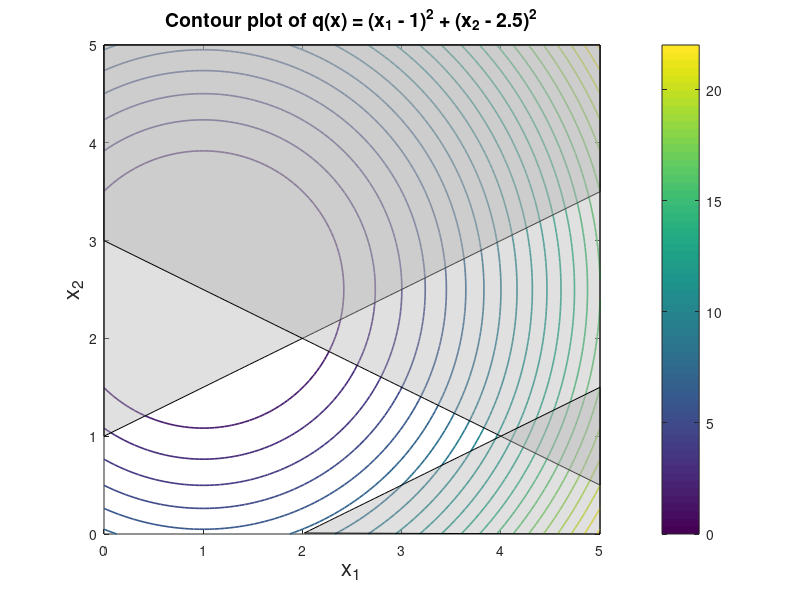

This chart was generated by the following MATLAB code: (Note: this script raises an error after producing the figure.)
 %% Problem 3 - Inequality constrained quadratic programming - Example 16.4

%Make a contour plot of the problem

x = linspace(0,5,100);
y = linspace(0,5,100);

[X,Y] = meshgrid(x,y);

Fun = @(x,y) (x-1).^2 + (y - 2.5).^2;
F = Fun(X,Y);
v = [min(min(F)):1:-2, -1. 99:0.2:2, 2.01:max(max(F))];
contour(X,Y,F,v,'linewidth',1.2);
hold on;
yc1 = (x./2 + 1);
yc2 = (-x./2 + 3);
yc3 = (x./2 - 1);
yc3_ny = yc3(yc3>0);

fill([x x(end) x(1)],[yc1 max(y) max(y)], [0.7 0.7 0.7], 'facealpha',0.4);
fill([x x(end) x(1)],[yc2 max(y) max(y)], [0.7 0.7 0.7], 'facealpha',0.4);
fill([x(yc3>0),x(end)] ,[yc3_ny, 0],[0.7 0.7 0.7], 'facealpha',0.4);
xlabel('x_{1}','fontsize',16);
ylabel('x_{2}','fontsize',16);
title('Contour plot of q(x) = (x_{1} - 1)^{2} + (x_{2} - 2.5)^{2}','fontsize',14)
colorbar;
%% Problem 3 - defining the problem

A = [1, -1, -1, 1 ,0; -2 -2 2 0 1];
b = [-2;-6;-2;0;0];
H = 2*eye(2);
g = [-2;-5];
[x_opt,info] = activeSetQP(H,g,A,b,[],[]);

%% Test of feasible point generators
opt = optimoptions('fmincon','algorithm','active-set','StepTolerance',1e-9,'OptimalityTolerance',1e-9,'ConstraintTolerance',1e-10);
fun = @(x) (x(1)-1).^2 + (x(2)-2.5).^2;
x_0 = compute_feasibleBigM(H,g,A,b,[],[]);
x_0v2 = compute_feasibleBigMV2(H,g,A,b,[],[]);

[x_optv1,info] = activeSetQP(H,g,A,b,[],[])
%[x_optv2,info2] = activeSetQP(H,g,A,b,[],[])
[xv1,~,~,outputv1,lambda1] = fmincon(fun,x_0,-A',-b,[],[],[],[],[],opt);
[xv2,~,~,outputv2,lambda2] = fmincon(fun,x_0v2,-A',-b,[],[],[],[],[],opt);

%%%%%%%%%%%%%%%%%%%%%%%%%%%%%%%%%%%%%%%%%%%%%%%%%%%%%%%%%%%%%%%%%%%%%%%%
%%%%%%%%%%%%%%%%%%%%%%%%%%%%%%%%%%%%%%%%%%%%%%%%%%%%%%%%%%%%%%%%%%%%%%%%
%% Conceptual QP using Active Set

H = [2 0; 0 2];
g = [-2 -5]';
A = [1 -1 -1 1 0; -2 -2 2 0 1];
b = [-2 -6 -2 0 0]';

d = [0 0 0 0 0]';

%% Iterate 1
xk1 = [2 0]';
gk1 = H*xk1 + g;
W1 = [5,3]';

[p1,lambda1] = EqualityQPSolver(H,gk1,A(:,[3,5]),d([3,5]))
%The solution is p = 0 with negative multipliers. Remove working set {5}
%and try again

xk2 = xk1;
W2 = [5 0]';
%% Iterate 2
[p2,lambda2] = EqualityQPSolver(H,gk1,A(:,[5]),d([5]))

%Solution is x = (-1, 0). Calculate alpha
a1 =  min( 1 , min( ((b([1,4]) - A(:,[1,4]))'*xk2)./((A(:,[1,4]))'*p2) ) )
%We find a = 1

%The next iterate is then xk1 + p2 = (2,0) + (-1,0) = (1,0)
xk3 = (xk2 + p2);
W3 = [5 0]';
%% Iterate 3
gk2 = H*xk3 + g;

[p3,lambda3] = EqualityQPSolver(H,gk2,A(:,[5]),d([5]))

%p3 = 0, and the lagrange multiplier is zero, so we drop W = {5} to the
%empty set

W4 = [0 0]';
xk4 = xk3;

%% Iterate 4
%The empty set has no constraints so A and b must be zero
[p4,lambda4] = EqualityQPSolver(H,gk2,[],[])

%The solution is found to be be p4 = (0 , 2.5)

%Computing alpha (remember only taking the negative A'*p4)
a2 = min( 1 , min( (b([1,2]) - (A(:,[1,2]))'*xk4)./((A(:,[1,2]))'*p4) ) )
%Alpha is 0.6

%Compute the new x value
xk5 = xk4 + p4*a2
% xk3 = xk2 + p4*a2 = (1,0) + 0.6 * (0 , 2.5) = (1 , 1.5)

%This hits constraint 1, so add this to working set
W5 = [1 0]';

%% Iterate 5
gk3 = H*xk5 + g;

[p5,lambda5] = EqualityQPSolver(H,gk3,A(:,1),d(1))
%p = (0.4 , 0.2)

%find alpha
a3 = min( 1 , min( (b(2:3)-(A(:,[2,3]))'*xk5)./(A(:,[2,3]))'*p5 ) )

%Compute new x
xk6 = xk5 + p5 * a3

%Same working set xk4 lies on constraint 1 still
A'*xk6 - b;
W6 = [1 0]';
%% Iterate 6
gk4 = H*xk6 + g;

[p6,lambda6] = EqualityQPSolver(H,gk4,A(:,1),d(1))
%p6 = 0;

%Lambda is positive. We have found the solution to be xk4 = (1.4 , 1.7)





